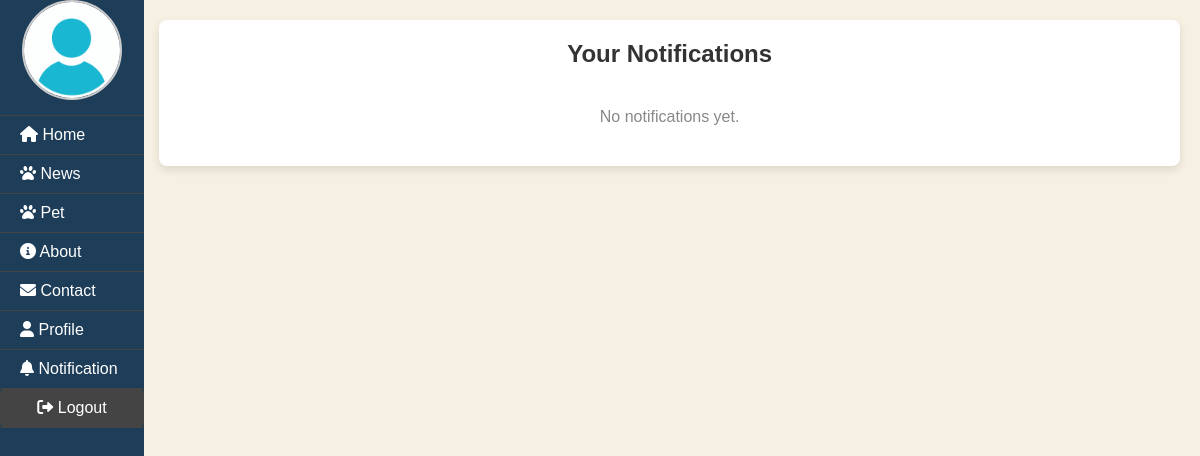
Before: /notifications/ (signed in) with the older database file.
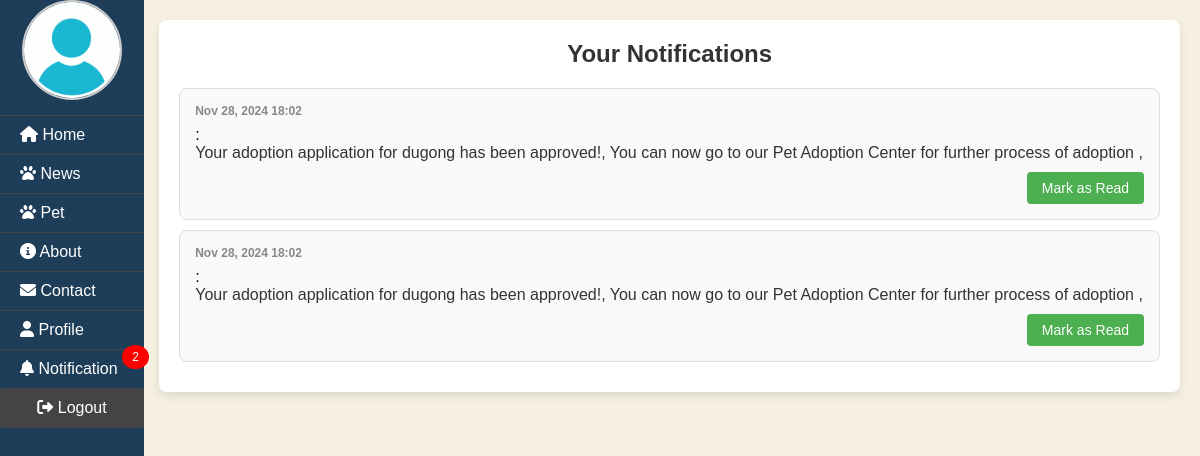
After: the same page with the newer database file.
### app/models.py (models this page shows, shortened)
class Notification(models.Model):
    user = models.ForeignKey(User, on_delete=models.CASCADE)
    application = models.ForeignKey(AdoptionApplication, on_delete=models.CASCADE, null=True, blank=True)
    message = models.TextField()
    timestamp = models.DateTimeField(auto_now_add=True)
    is_read = models.BooleanField(default=False)

### app/views.py (the view)
# urls.py: path('notifications/', NotificationListView.as_view(), name='notification_list'),
@method_decorator(login_required, name='dispatch')
class NotificationListView(ListView):
    model = Notification
    template_name = 'app/notification_list.html'
    context_object_name = 'notifications'
    def get_queryset(self):
        return Notification.objects.filter(user=self.request.user).order_by('-timestamp')

### app/context_processor.py (called while the page is built)
def notification_count(request):
    if request.user.is_authenticated:
        unread_count = Notification.objects.filter(user=request.user, is_read=False).count()
    else:
        unread_count = 0
    return {'unread_notification_count': unread_count}

### app/templates/app/notification_list.html (shortened to what this page needs)
{% extends 'app/base.html' %}
{% load static %}
{% block content %}
<div class="notification-box-list">
   <ul class="notification-list">
        <h2 class="notification-title">Your Notifications</h2>
        {% for notification in notifications %}
            <li class="notification-item">
                <strong class="notification-timestamp">{{ notification.timestamp|date:"M d, Y H:i" }}</strong>:
                <span class="notification-message">{{ notification.message }}</span>
                {% if not notification.is_read %}
                    <form action="{% url 'mark_notification_as_read' notification.id %}" method="post" class="mark-read-form">
                        <button type="submit" class="mark-read-button">Mark as Read</button>
                    </form>
                {% endif %}
            </li>
        {% empty %}
            <li class="no-notifications">No notifications yet.</li>
        {% endfor %}
    </ul>
</div>
{% endblock content %}

Changed rows visible on the page:
added Notification: timestamp "Nov 28, 2024 18:02", message "Your adoption application for dugong has been approved!, You can now go to our Pet Adoption Center for further process of adoption ,", is_read "Mark as Read"
added Notification: timestamp "Nov 28, 2024 18:02", message "Your adoption application for dugong has been approved!, You can now go to our Pet Adoption Center for further process of adoption ,", is_read "Mark as Read"
Other visible differences:
{{ unread_notification_count }}: (not shown) → "2"
text no longer shown: "No notifications yet."
